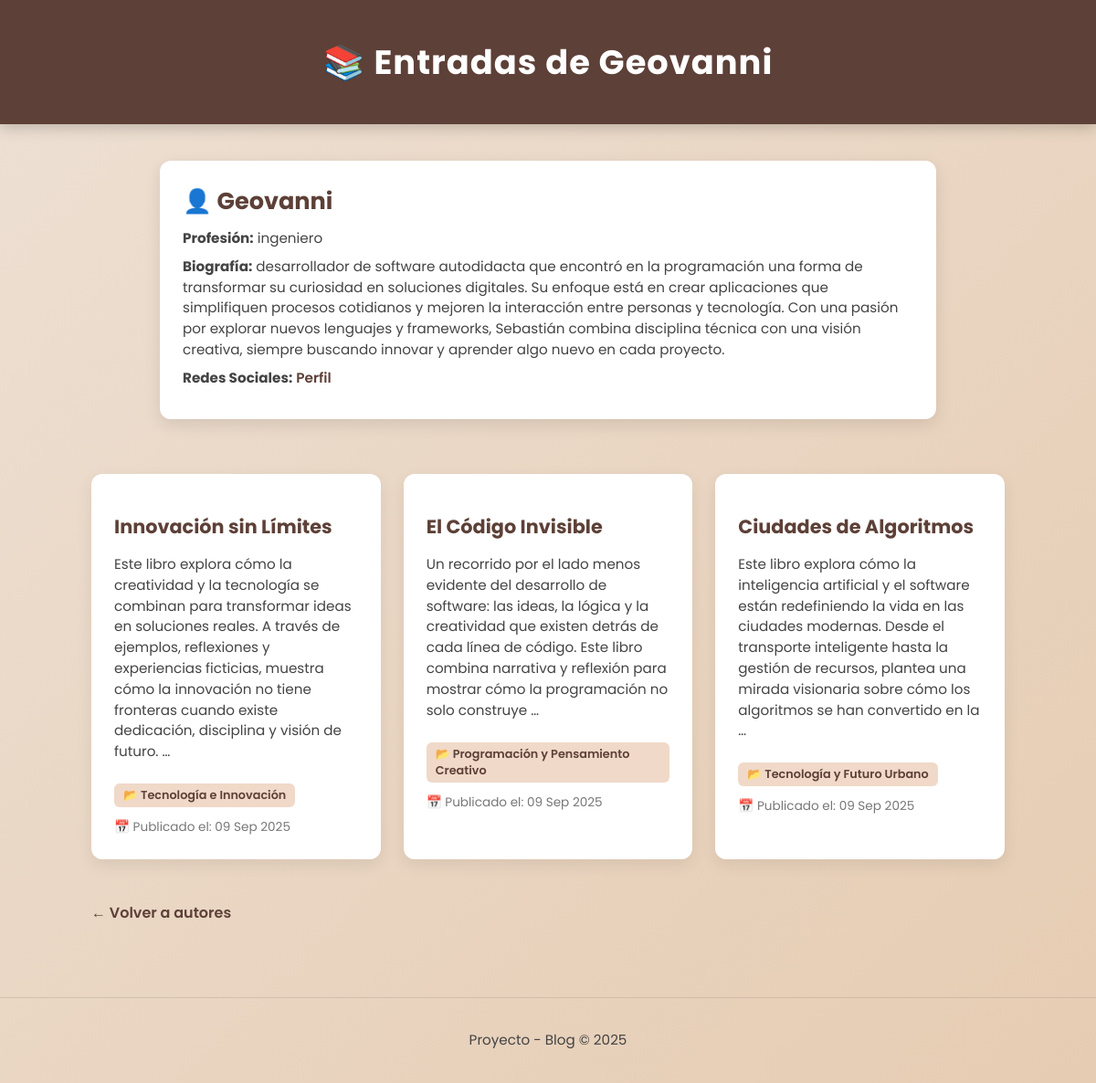
Screenshot of /blog/autor/5/ with the database file from the repository.
### blog/models.py (models this page shows, shortened)
class Autor(models.Model):
    nombre = models.CharField(max_length=100)
    bio = models.TextField(blank=True, null=True)
    profesion = models.CharField(max_length=100, blank=True, null=True)
    redes_sociales = models.URLField(blank=True, null=True)

class Entrada(models.Model):
    titulo = models.CharField(max_length=200)
    contenido = models.TextField()
    autor = models.ForeignKey(Autor, on_delete=models.CASCADE)
    fecha_publicacion = models.DateTimeField(auto_now_add=True)
    categoria = models.CharField(max_length=100, blank=True, null=True)

### blog/views.py (the view)
# urls.py: path("autor/<int:autor_id>/", views.entrada_por_autor, name="entradas_por_autor"),
def entrada_por_autor(request, autor_id):
    autor = get_object_or_404(Autor, pk=autor_id)
    entradas = Entrada.objects.filter(autor=autor)
    return render(request, "blog/entradas_por_autor.html", {"autor": autor, "entradas": entradas})

### blog/templates/blog/entradas_por_autor.html (shortened to what this page needs)
<!DOCTYPE html>
<html lang="es">
<head>
</head>
<body>
    <header>
        <h1>📚 Entradas de {{ autor.nombre }}</h1>
    </header>
    <div class="autor-info">
        <h2>👤 {{ autor.nombre }}</h2>
        {% if autor.profesion %}
            <p><strong>Profesión:</strong> {{ autor.profesion }}</p>
        {% endif %}
        {% if autor.bio %}
            <p><strong>Biografía:</strong> {{ autor.bio }}</p>
        {% endif %}
        {% if autor.redes_sociales %}
            <p><strong>Redes Sociales:</strong> <a href="{{ autor.redes_sociales }}" target="_blank">Perfil</a></p>
        {% endif %}
    </div>
    <div class="container">
        <ul>
            {% for entrada in entradas %}
                <li>
                    <h2>{{ entrada.titulo }}</h2>
                    <p>{{ entrada.contenido|truncatewords:40 }}</p>
                    {% if entrada.categoria %}
                        <div class="categoria">📂 {{ entrada.categoria }}</div>
                    {% endif %}
                    <div class="meta">
                        📅 Publicado el: {{ entrada.fecha_publicacion|date:"d M Y" }}
                    </div>
                </li>
            {% empty %}
                <p class="empty">🚫 No hay entradas para este autor.</p>
            {% endfor %}
        </ul>
        <a href="{% url 'lista_autores' %}" class="volver">← Volver a autores</a>
    </div>
    <footer>
        <p>Proyecto - Blog © 2025</p>
    </footer>
</body>
</html>

### blog/templates/blog/entradas_por_autor.html (style rules this page uses)
body { font-family: 'Poppins', sans-serif; background: linear-gradient(135deg, #ede0d4, #e6ccb2); margin: 0; padding: 0; color: #2c2c2c; }
header { background: #5d4037; color: #fff; padding: 40px 20px; text-align: center; box-shadow: 0 4px 15px rgba(0,0,0,0.2); }
header h1 { margin: 0; font-size: 2.3rem; letter-spacing: 1px; }
.autor-info { max-width: 800px; margin: 40px auto; background: #fff; padding: 25px; border-radius: 12px; box-shadow: 0 6px 18px rgba(0,0,0,0.1); }
.autor-info h2 { margin-top: 0; font-size: 1.6rem; color: #5d4037; }
.autor-info p { margin: 8px 0; font-size: 0.95rem; color: #444; }
.autor-info a { color: #5d4037; font-weight: 600; text-decoration: none; }
.container { max-width: 1000px; margin: 60px auto; padding: 0 20px; }
ul { list-style: none; padding: 0; display: grid; grid-template-columns: repeat(auto-fill, minmax(300px, 1fr)); gap: 25px; }
li { background: #fff; border-radius: 12px; padding: 25px; transition: transform 0.3s ease, box-shadow 0.3s ease; box-shadow: 0 6px 18px rgba(0,0,0,0.08); }
h2 { font-size: 1.3rem; color: #5d4037; margin-bottom: 10px; }
p { font-size: 0.95rem; line-height: 1.5; color: #444; }
.meta { margin-top: 12px; font-size: 0.85rem; color: #777; }
.categoria { display: inline-block; margin-top: 8px; padding: 4px 10px; font-size: 0.8rem; background: #f0d9c8; color: #5d4037; border-radius: 6px; font-weight: 600; }
a.volver { display: inline-block; margin-top: 30px; text-decoration: none; font-weight: 600; color: #5d4037; transition: color 0.3s; }
footer { margin-top: 80px; text-align: center; padding: 20px; font-size: 0.95rem; color: #444; border-top: 1px solid rgba(0,0,0,0.1); }

### rows the page displays
Autor: nombre "Geovanni", profesion "ingeniero", bio "desarrollador de software autodidacta que encontró en la programación una forma de transformar su curiosidad en soluciones digitales. Su enfoque está en crear aplicaciones que simplifiquen procesos cotidianos y mejoren la interacción entre personas y tecnología. Con una pasión por explorar nuevos lenguajes y frameworks, Sebastián combina disciplina técnica con una visión creativa, siempre buscando innovar y aprender algo nuevo en cada proyecto."
Entrada: titulo "Innovación sin Límites", contenido "Este libro explora cómo la creatividad y la tecnología se combinan para transformar ideas en soluciones reales. A través de ejemplos, reflexiones y experiencias ficticias, muestra cómo la innovación no tiene fronteras cuando existe dedicación, disciplina y visión de futuro. …", categoria "Tecnología e Innovación", fecha_publicacion "09 Sep 2025"
Entrada: titulo "El Código Invisible", contenido "Un recorrido por el lado menos evidente del desarrollo de software: las ideas, la lógica y la creatividad que existen detrás de cada línea de código. Este libro combina narrativa y reflexión para mostrar cómo la programación no solo construye …", categoria "Programación y Pensamiento Creativo", fecha_publicacion "09 Sep 2025"
Entrada: titulo "Ciudades de Algoritmos", contenido "Este libro explora cómo la inteligencia artificial y el software están redefiniendo la vida en las ciudades modernas. Desde el transporte inteligente hasta la gestión de recursos, plantea una mirada visionaria sobre cómo los algoritmos se han convertido en la …", categoria "Tecnología y Futuro Urbano", fecha_publicacion "09 Sep 2025"
